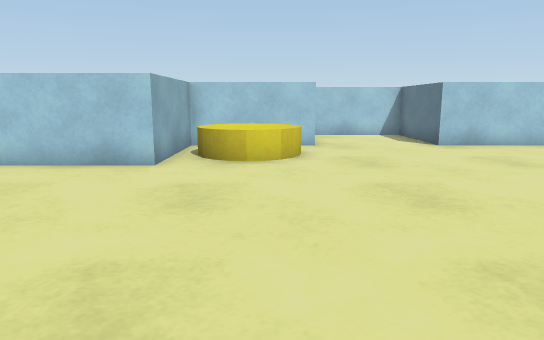
[1] (above)

20 first-person views from a walk through a 3-D level made in the Unity game engine. The camera is 0.35 m above the floor, tilts 10° down and sees 70° across. The floor is counted in squares, 0.25 m on a side. Each view is taken from the middle of a square. On the plan, view 1 faces up. The plan holds only what a view shows up to about 16 squares ahead; the rest is blank. The place goes on beyond the plan. The player is left out. Surface patterns are stand-ins for the level's own textures.

[2]
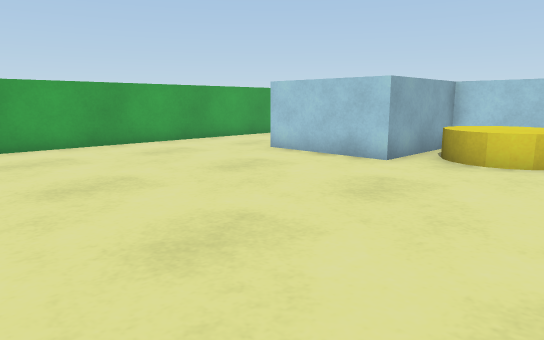

[3]
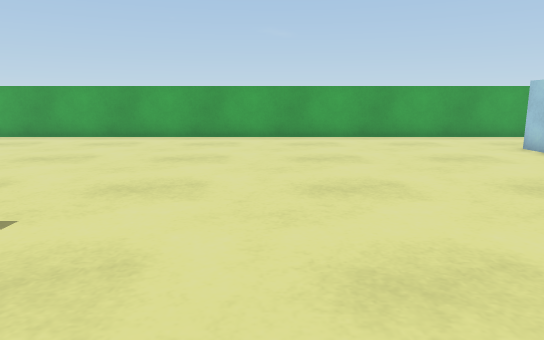

[4]
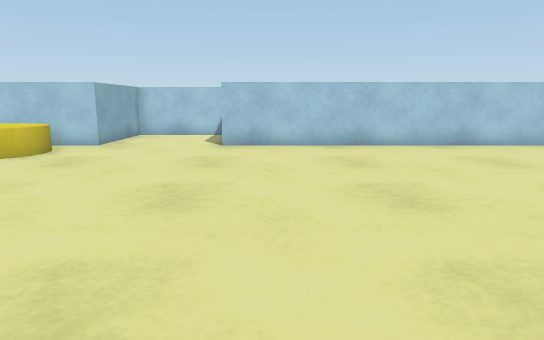

[5]
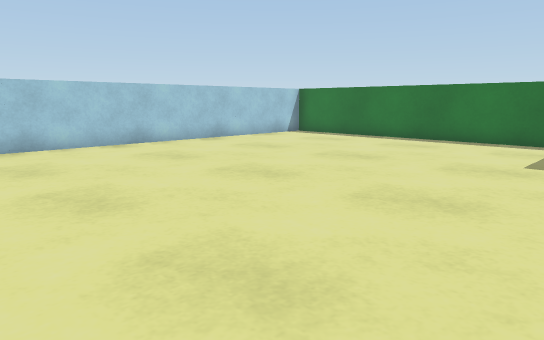

[6]
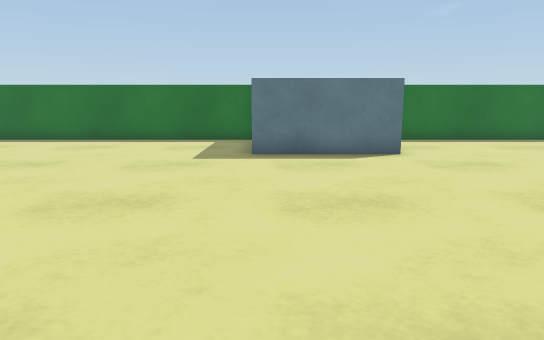

[7]
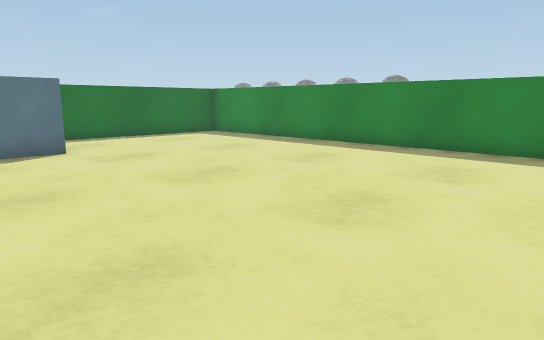

[8]
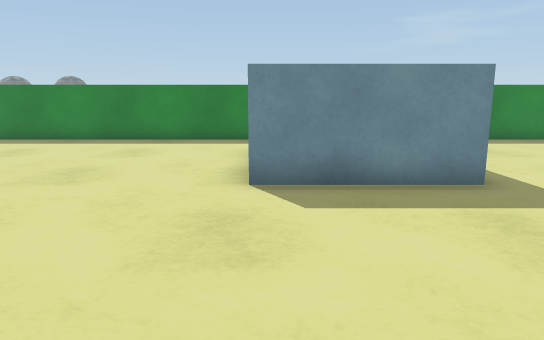

[9]
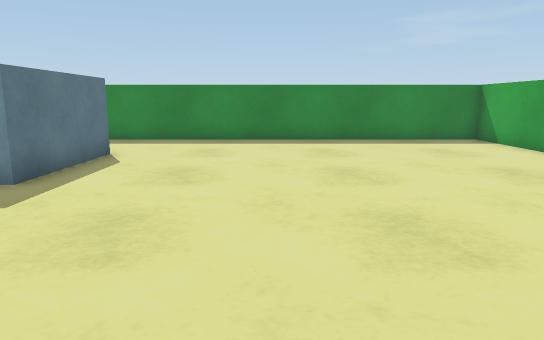

[10]
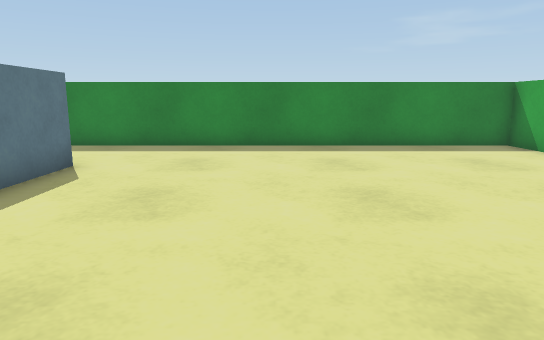

[11]
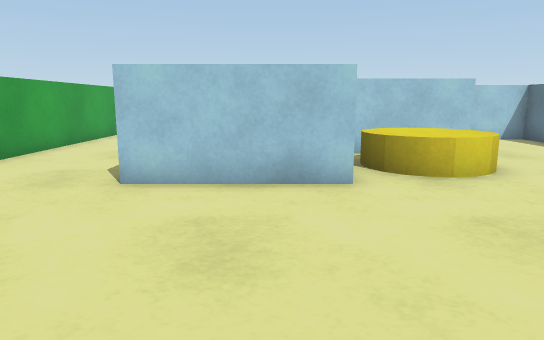

[12]
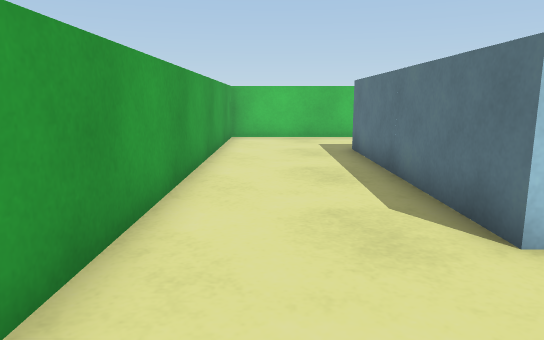

[13]
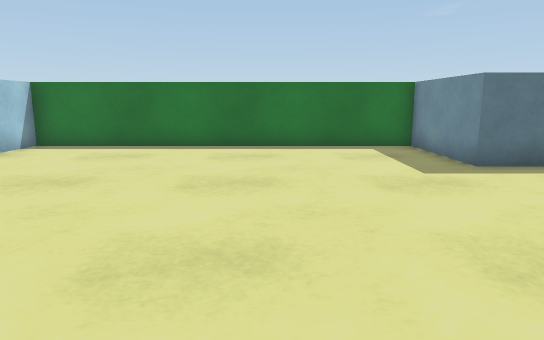

[14]
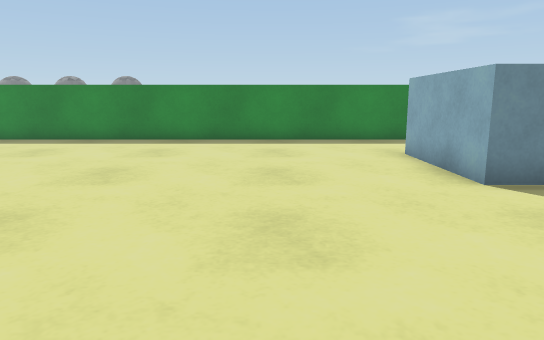

[15]
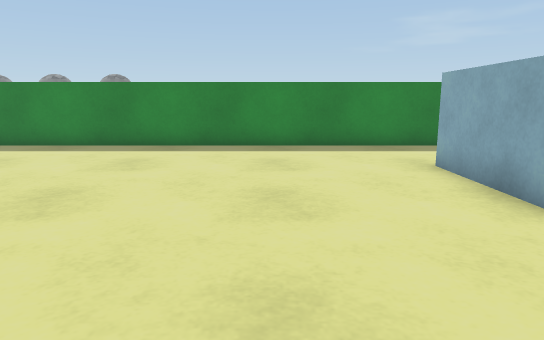

[16]
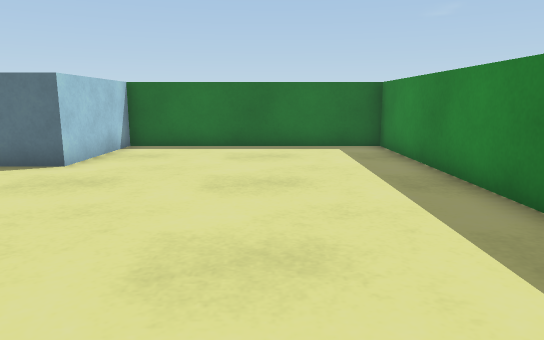

[17]
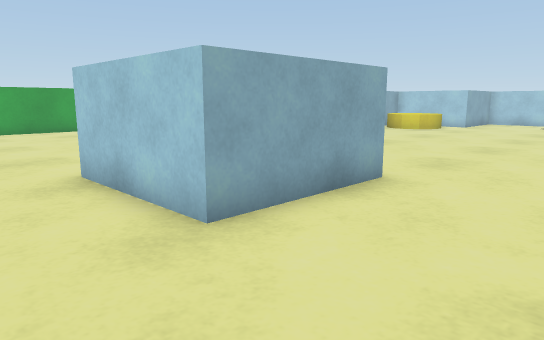

[18]
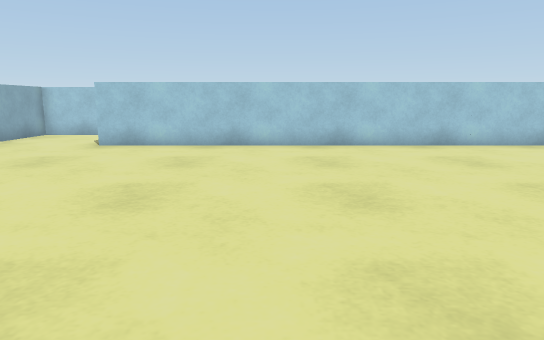

[19]
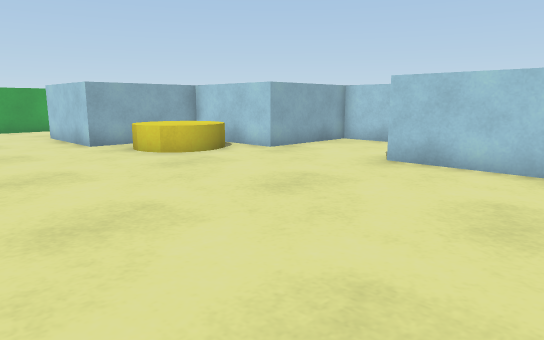

[20]
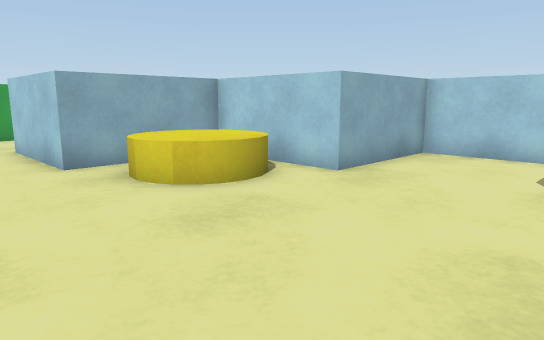

### Floor plan
Key: @ floor where view 1 was taken; . floor; ^ raised ledge; B block; C yellow cylinder.
Columns run from 11 left of view 1 to 22 right of it. Each row starts with its distance up from view 1.
 21 ^^^^^^
 20 ^.....
 19 ^.....
 18 ^.....
 17 ^....B      BBBB
 16 ^...B       B...B
 15 ^...B       B...B
 14 ^...B       B...B
 13 ^...B   BBBBB...BBBBBBBBBBBBBBBBB
 12 ^...B   B.CC.....................^
 11 ^...B   BCCCC....................^
 10 ^...B   BCCCC....................^
  9 ^...BBBBB.CC.....................^
  8 ^................................^
  7 ^................................^
  6 ^................................^
  5 ^................................^
  4 ^................................^
  3 ^................................^
  2 ^................................^
  1 ^............................BBBB^
  0 ^..........@................BB   ^
 -1 ^...........................B
 -2 ^...........................B
 -3 ^............BBBB...........BBBBB^
 -4 ^...........BB  B................^
 -5 ^...........B   B................^
 -6 ^...........B   B................^
 -7 ^...........BBBBB................^
 -8 ^................................^
 -9 ^................................^
-10 ^................................^
-11 ^................................^
-12 ^^^^^^^^^^^^^^^^^^^^^^^^^^^^^^^^^

Where each view was taken, in squares from view 1:
view 1: 0 up, 0 right, facing up
view 2: 0 up, 2 right, facing up-left
view 3: 1 up, 5 right, facing left
view 4: 0 up, 7 right, facing up
view 5: 0 up, 7 right, facing up-right
view 6: 0 up, 7 right, facing right
view 7: 0 up, 6 right, facing down-right
view 8: 3 up, 5 right, facing down
view 9: 3 up, 3 left, facing down
view 10: 1 up, 3 left, facing down
view 11: 2 up, 4 left, facing up
view 12: 5 up, 9 left, facing up
view 13: 5 up, 9 right, facing right
view 14: 3 up, 9 right, facing down
view 15: 1 up, 9 right, facing down
view 16: 8 down, 9 right, facing right
view 17: 10 down, 9 right, facing up-left
view 18: 0 up, 11 right, facing up
view 19: 4 up, 10 right, facing up-left
view 20: 6 up, 6 right, facing up-left
